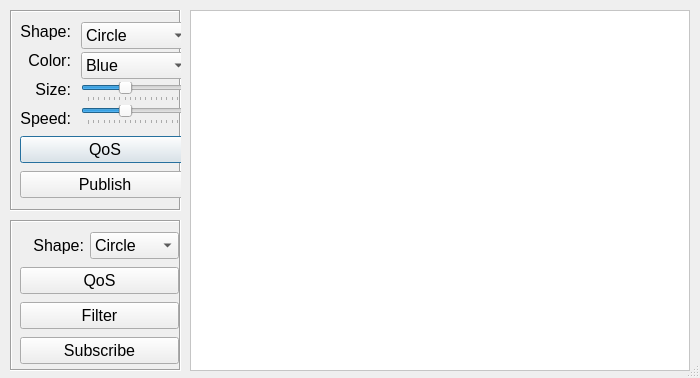
<?xml version="1.0" encoding="UTF-8"?>
<ui version="4.0">
<class>ShapesDialog</class>
<widget class="QDialog" name="ShapesDialog">
<property name="windowModality">
<enum>Qt::NonModal</enum>
</property>
<property name="enabled">
<bool>true</bool>
</property>
<property name="geometry">
<rect>
<x>0</x>
<y>0</y>
<width>700</width>
<height>378</height>
</rect>
</property>
<property name="sizePolicy">
<sizepolicy hsizetype="Fixed" vsizetype="Fixed">
<horstretch>0</horstretch>
<verstretch>0</verstretch>
</sizepolicy>
</property>
<property name="minimumSize">
<size>
<width>700</width>
<height>378</height>
</size>
</property>
<property name="maximumSize">
<size>
<width>518</width>
<height>378</height>
</size>
</property>
<property name="focusPolicy">
<enum>Qt::ClickFocus</enum>
</property>
<property name="windowTitle">
<string>OpenSplice | DDS - iShapes Demo</string>
</property>
<property name="sizeGripEnabled">
<bool>true</bool>
</property>
<property name="modal">
<bool>false</bool>
</property>
<widget class="QFrame" name="frame">
<property name="geometry">
<rect>
<x>10</x>
<y>10</y>
<width>171</width>
<height>201</height>
</rect>
</property>
<property name="font">
<font>
<family>Lucida Grande</family>
<pointsize>12</pointsize>
</font>
</property>
<property name="frameShape">
<enum>QFrame::Box</enum>
</property>
<property name="frameShadow">
<enum>QFrame::Sunken</enum>
</property>
<widget class="QWidget" name="layoutWidget">
<property name="geometry">
<rect>
<x>10</x>
<y>10</y>
<width>170</width>
<height>181</height>
</rect>
</property>
<property name="font">
<font>
<family>Lucida Grande</family>
<pointsize>12</pointsize>
</font>
</property>
<layout class="QVBoxLayout" name="verticalLayout_3">
<item>
<layout class="QHBoxLayout" name="horizontalLayout">
<property name="spacing">
<number>10</number>
</property>
<item>
<layout class="QVBoxLayout" name="verticalLayout">
<item>
<widget class="QLabel" name="wShapeLabel">
<property name="font">
<font>
<family>Lucida Grande</family>
<pointsize>12</pointsize>
<stylestrategy>PreferAntialias</stylestrategy>
<kerning>false</kerning>
</font>
</property>
<property name="layoutDirection">
<enum>Qt::LeftToRight</enum>
</property>
<property name="text">
<string>Shape:</string>
</property>
<property name="alignment">
<set>Qt::AlignRight|Qt::AlignTrailing|Qt::AlignVCenter</set>
</property>
</widget>
</item>
<item>
<widget class="QLabel" name="colorLabel">
<property name="font">
<font>
<family>Lucida Grande</family>
<pointsize>12</pointsize>
<stylestrategy>PreferAntialias</stylestrategy>
<kerning>false</kerning>
</font>
</property>
<property name="text">
<string>Color:</string>
</property>
<property name="alignment">
<set>Qt::AlignRight|Qt::AlignTrailing|Qt::AlignVCenter</set>
</property>
</widget>
</item>
<item>
<widget class="QLabel" name="label">
<property name="font">
<font>
<family>Lucida Grande</family>
<pointsize>12</pointsize>
<stylestrategy>PreferAntialias</stylestrategy>
<kerning>false</kerning>
</font>
</property>
<property name="text">
<string>Size:</string>
</property>
<property name="alignment">
<set>Qt::AlignRight|Qt::AlignTrailing|Qt::AlignVCenter</set>
</property>
</widget>
</item>
<item>
<widget class="QLabel" name="label_2">
<property name="font">
<font>
<family>Lucida Grande</family>
<pointsize>12</pointsize>
<stylestrategy>PreferAntialias</stylestrategy>
<kerning>false</kerning>
</font>
</property>
<property name="text">
<string>Speed:</string>
</property>
<property name="alignment">
<set>Qt::AlignRight|Qt::AlignTrailing|Qt::AlignVCenter</set>
</property>
</widget>
</item>
</layout>
</item>
<item>
<layout class="QVBoxLayout" name="verticalLayout_2">
<property name="spacing">
<number>3</number>
</property>
<item>
<widget class="QComboBox" name="wShapeList">
<property name="font">
<font>
<family>Lucida Grande</family>
<pointsize>12</pointsize>
<stylestrategy>PreferAntialias</stylestrategy>
<kerning>false</kerning>
</font>
</property>
<item>
<property name="text">
<string>Circle</string>
</property>
</item>
<item>
<property name="text">
<string>Square</string>
</property>
</item>
<item>
<property name="text">
<string>Triangle</string>
</property>
</item>
</widget>
</item>
<item>
<widget class="QComboBox" name="colorList">
<property name="font">
<font>
<family>Lucida Grande</family>
<pointsize>12</pointsize>
<stylestrategy>PreferAntialias</stylestrategy>
<kerning>false</kerning>
</font>
</property>
<item>
<property name="text">
<string>Blue</string>
</property>
</item>
<item>
<property name="text">
<string>Red</string>
</property>
</item>
<item>
<property name="text">
<string>Green</string>
</property>
</item>
<item>
<property name="text">
<string>Orange</string>
</property>
</item>
<item>
<property name="text">
<string>Yellow</string>
</property>
</item>
<item>
<property name="text">
<string>Magenta</string>
</property>
</item>
<item>
<property name="text">
<string>Cyan</string>
</property>
</item>
<item>
<property name="text">
<string>Gray</string>
</property>
</item>
</widget>
</item>
<item>
<widget class="QSlider" name="sizeSlider">
<property name="font">
<font>
<family>Lucida Grande</family>
<pointsize>12</pointsize>
</font>
</property>
<property name="minimum">
<number>10</number>
</property>
<property name="maximum">
<number>100</number>
</property>
<property name="singleStep">
<number>10</number>
</property>
<property name="pageStep">
<number>20</number>
</property>
<property name="value">
<number>45</number>
</property>
<property name="sliderPosition">
<number>45</number>
</property>
<property name="orientation">
<enum>Qt::Horizontal</enum>
</property>
<property name="tickPosition">
<enum>QSlider::TicksBelow</enum>
</property>
<property name="tickInterval">
<number>5</number>
</property>
</widget>
</item>
<item>
<widget class="QSlider" name="speedSlider">
<property name="font">
<font>
<family>Lucida Grande</family>
<pointsize>12</pointsize>
</font>
</property>
<property name="minimum">
<number>10</number>
</property>
<property name="maximum">
<number>100</number>
</property>
<property name="singleStep">
<number>10</number>
</property>
<property name="pageStep">
<number>20</number>
</property>
<property name="value">
<number>45</number>
</property>
<property name="sliderPosition">
<number>45</number>
</property>
<property name="orientation">
<enum>Qt::Horizontal</enum>
</property>
<property name="tickPosition">
<enum>QSlider::TicksBelow</enum>
</property>
<property name="tickInterval">
<number>5</number>
</property>
</widget>
</item>
</layout>
</item>
</layout>
</item>
<item>
<widget class="QPushButton" name="pubQosButton">
<property name="sizePolicy">
<sizepolicy hsizetype="Minimum" vsizetype="Fixed">
<horstretch>0</horstretch>
<verstretch>0</verstretch>
</sizepolicy>
</property>
<property name="font">
<font>
<family>Lucida Grande</family>
<pointsize>12</pointsize>
<stylestrategy>PreferAntialias</stylestrategy>
<kerning>false</kerning>
</font>
</property>
<property name="toolTip">
<string>&lt;!DOCTYPE HTML PUBLIC &quot;-//W3C//DTD HTML 4.0//EN&quot; &quot;http://www.w3.org/TR/REC-html40/strict.dtd&quot;&gt;
&lt;html&gt;&lt;head&gt;&lt;meta name=&quot;qrichtext&quot; content=&quot;1&quot; /&gt;&lt;style type=&quot;text/css&quot;&gt;
p, li { white-space: pre-wrap; }
&lt;/style&gt;&lt;/head&gt;&lt;body style=&quot; font-family:'Ubuntu'; font-size:10pt; font-weight:400; font-style:normal;&quot;&gt;
&lt;p style=&quot; margin-top:0px; margin-bottom:0px; margin-left:0px; margin-right:0px; -qt-block-indent:0; text-indent:0px;&quot;&gt;Click to set custom QoS&lt;/p&gt;&lt;/body&gt;&lt;/html&gt;</string>
</property>
<property name="text">
<string>QoS</string>
</property>
<property name="default">
<bool>false</bool>
</property>
<property name="flat">
<bool>false</bool>
</property>
</widget>
</item>
<item>
<widget class="QPushButton" name="createWriterButton">
<property name="sizePolicy">
<sizepolicy hsizetype="Minimum" vsizetype="Fixed">
<horstretch>0</horstretch>
<verstretch>0</verstretch>
</sizepolicy>
</property>
<property name="font">
<font>
<family>Lucida Grande</family>
<pointsize>12</pointsize>
<stylestrategy>PreferAntialias</stylestrategy>
<kerning>false</kerning>
</font>
</property>
<property name="toolTip">
<string>&lt;!DOCTYPE HTML PUBLIC &quot;-//W3C//DTD HTML 4.0//EN&quot; &quot;http://www.w3.org/TR/REC-html40/strict.dtd&quot;&gt;
&lt;html&gt;&lt;head&gt;&lt;meta name=&quot;qrichtext&quot; content=&quot;1&quot; /&gt;&lt;style type=&quot;text/css&quot;&gt;
p, li { white-space: pre-wrap; }
&lt;/style&gt;&lt;/head&gt;&lt;body style=&quot; font-family:'Ubuntu'; font-size:10pt; font-weight:400; font-style:normal;&quot;&gt;
&lt;p style=&quot; margin-top:0px; margin-bottom:0px; margin-left:0px; margin-right:0px; -qt-block-indent:0; text-indent:0px;&quot;&gt;Click Publish Topic&lt;/p&gt;&lt;/body&gt;&lt;/html&gt;</string>
</property>
<property name="text">
<string>Publish</string>
</property>
</widget>
</item>
</layout>
</widget>
</widget>
<widget class="QFrame" name="frame_2">
<property name="geometry">
<rect>
<x>10</x>
<y>220</y>
<width>171</width>
<height>151</height>
</rect>
</property>
<property name="font">
<font>
<family>Lucida Grande</family>
<pointsize>12</pointsize>
</font>
</property>
<property name="frameShape">
<enum>QFrame::Box</enum>
</property>
<property name="frameShadow">
<enum>QFrame::Sunken</enum>
</property>
<widget class="QWidget" name="layoutWidget">
<property name="geometry">
<rect>
<x>10</x>
<y>10</y>
<width>159</width>
<height>137</height>
</rect>
</property>
<property name="font">
<font>
<family>Lucida Grande</family>
<pointsize>12</pointsize>
</font>
</property>
<layout class="QVBoxLayout" name="verticalLayout_4">
<item>
<layout class="QHBoxLayout" name="horizontalLayout_2">
<item>
<widget class="QLabel" name="label_3">
<property name="font">
<font>
<family>Lucida Grande</family>
<pointsize>12</pointsize>
<stylestrategy>PreferAntialias</stylestrategy>
<kerning>false</kerning>
</font>
</property>
<property name="text">
<string>Shape:</string>
</property>
<property name="alignment">
<set>Qt::AlignRight|Qt::AlignTrailing|Qt::AlignVCenter</set>
</property>
</widget>
</item>
<item>
<widget class="QComboBox" name="rShapeList">
<property name="font">
<font>
<family>Lucida Grande</family>
<pointsize>12</pointsize>
<stylestrategy>PreferAntialias</stylestrategy>
<kerning>false</kerning>
</font>
</property>
<item>
<property name="text">
<string>Circle</string>
</property>
</item>
<item>
<property name="text">
<string>Square</string>
</property>
</item>
<item>
<property name="text">
<string>Triangle</string>
</property>
</item>
</widget>
</item>
</layout>
</item>
<item>
<widget class="QPushButton" name="subQosButton">
<property name="font">
<font>
<family>Lucida Grande</family>
<pointsize>12</pointsize>
<stylestrategy>PreferAntialias</stylestrategy>
<kerning>false</kerning>
</font>
</property>
<property name="toolTip">
<string>&lt;!DOCTYPE HTML PUBLIC &quot;-//W3C//DTD HTML 4.0//EN&quot; &quot;http://www.w3.org/TR/REC-html40/strict.dtd&quot;&gt;
&lt;html&gt;&lt;head&gt;&lt;meta name=&quot;qrichtext&quot; content=&quot;1&quot; /&gt;&lt;style type=&quot;text/css&quot;&gt;
p, li { white-space: pre-wrap; }
&lt;/style&gt;&lt;/head&gt;&lt;body style=&quot; font-family:'Ubuntu'; font-size:10pt; font-weight:400; font-style:normal;&quot;&gt;
&lt;p style=&quot; margin-top:0px; margin-bottom:0px; margin-left:0px; margin-right:0px; -qt-block-indent:0; text-indent:0px;&quot;&gt;Click to set custom QoS&lt;/p&gt;&lt;/body&gt;&lt;/html&gt;</string>
</property>
<property name="text">
<string>QoS</string>
</property>
</widget>
</item>
<item>
<widget class="QPushButton" name="filterButton">
<property name="font">
<font>
<family>Lucida Grande</family>
<pointsize>12</pointsize>
<stylestrategy>PreferAntialias</stylestrategy>
<kerning>false</kerning>
</font>
</property>
<property name="toolTip">
<string>&lt;!DOCTYPE HTML PUBLIC &quot;-//W3C//DTD HTML 4.0//EN&quot; &quot;http://www.w3.org/TR/REC-html40/strict.dtd&quot;&gt;
&lt;html&gt;&lt;head&gt;&lt;meta name=&quot;qrichtext&quot; content=&quot;1&quot; /&gt;&lt;style type=&quot;text/css&quot;&gt;
p, li { white-space: pre-wrap; }
&lt;/style&gt;&lt;/head&gt;&lt;body style=&quot; font-family:'Ubuntu'; font-size:10pt; font-weight:400; font-style:normal;&quot;&gt;
&lt;p style=&quot; margin-top:0px; margin-bottom:0px; margin-left:0px; margin-right:0px; -qt-block-indent:0; text-indent:0px;&quot;&gt;Click to set custom filters&lt;/p&gt;&lt;/body&gt;&lt;/html&gt;</string>
</property>
<property name="text">
<string>Filter</string>
</property>
</widget>
</item>
<item>
<widget class="QPushButton" name="createReaderButton">
<property name="font">
<font>
<family>Lucida Grande</family>
<pointsize>12</pointsize>
<stylestrategy>PreferAntialias</stylestrategy>
<kerning>false</kerning>
</font>
</property>
<property name="toolTip">
<string>&lt;!DOCTYPE HTML PUBLIC &quot;-//W3C//DTD HTML 4.0//EN&quot; &quot;http://www.w3.org/TR/REC-html40/strict.dtd&quot;&gt;
&lt;html&gt;&lt;head&gt;&lt;meta name=&quot;qrichtext&quot; content=&quot;1&quot; /&gt;&lt;style type=&quot;text/css&quot;&gt;
p, li { white-space: pre-wrap; }
&lt;/style&gt;&lt;/head&gt;&lt;body style=&quot; font-family:'Ubuntu'; font-size:10pt; font-weight:400; font-style:normal;&quot;&gt;
&lt;p style=&quot; margin-top:0px; margin-bottom:0px; margin-left:0px; margin-right:0px; -qt-block-indent:0; text-indent:0px;&quot;&gt;Click Subscribe to Topic&lt;/p&gt;&lt;/body&gt;&lt;/html&gt;</string>
</property>
<property name="text">
<string>Subscribe</string>
</property>
</widget>
</item>
</layout>
</widget>
</widget>
<widget class="QFrame" name="renderFrame">
<property name="geometry">
<rect>
<x>190</x>
<y>10</y>
<width>500</width>
<height>361</height>
</rect>
</property>
<property name="sizePolicy">
<sizepolicy hsizetype="Preferred" vsizetype="Preferred">
<horstretch>0</horstretch>
<verstretch>0</verstretch>
</sizepolicy>
</property>
<property name="minimumSize">
<size>
<width>500</width>
<height>360</height>
</size>
</property>
<property name="maximumSize">
<size>
<width>500</width>
<height>380</height>
</size>
</property>
<property name="palette">
<palette>
<active>
<colorrole role="Base">
<brush brushstyle="SolidPattern">
<color alpha="255">
<red>255</red>
<green>255</green>
<blue>255</blue>
</color>
</brush>
</colorrole>
<colorrole role="Window">
<brush brushstyle="SolidPattern">
<color alpha="255">
<red>255</red>
<green>255</green>
<blue>255</blue>
</color>
</brush>
</colorrole>
</active>
<inactive>
<colorrole role="Base">
<brush brushstyle="SolidPattern">
<color alpha="255">
<red>255</red>
<green>255</green>
<blue>255</blue>
</color>
</brush>
</colorrole>
<colorrole role="Window">
<brush brushstyle="SolidPattern">
<color alpha="255">
<red>255</red>
<green>255</green>
<blue>255</blue>
</color>
</brush>
</colorrole>
</inactive>
<disabled>
<colorrole role="Base">
<brush brushstyle="SolidPattern">
<color alpha="255">
<red>255</red>
<green>255</green>
<blue>255</blue>
</color>
</brush>
</colorrole>
<colorrole role="Window">
<brush brushstyle="SolidPattern">
<color alpha="255">
<red>255</red>
<green>255</green>
<blue>255</blue>
</color>
</brush>
</colorrole>
</disabled>
</palette>
</property>
<property name="font">
<font>
<family>Lucida Grande</family>
<pointsize>12</pointsize>
</font>
</property>
<property name="autoFillBackground">
<bool>true</bool>
</property>
<property name="frameShape">
<enum>QFrame::StyledPanel</enum>
</property>
<property name="frameShadow">
<enum>QFrame::Raised</enum>
</property>
</widget>
<zorder>frame_2</zorder>
<zorder>renderFrame</zorder>
<zorder>frame</zorder>
</widget>
<resources/>
<connections>
<connection>
<sender>createWriterButton</sender>
<signal>clicked()</signal>
<receiver>ShapesDialog</receiver>
<slot>onPublishButtonClicked()</slot>
<hints>
<hint type="sourcelabel">
<x>107</x>
<y>221</y>
</hint>
<hint type="destinationlabel">
<x>111</x>
<y>220</y>
</hint>
</hints>
</connection>
<connection>
<sender>createReaderButton</sender>
<signal>clicked()</signal>
<receiver>ShapesDialog</receiver>
<slot>onSubscribeButtonClicked()</slot>
<hints>
<hint type="sourcelabel">
<x>85</x>
<y>346</y>
</hint>
<hint type="destinationlabel">
<x>89</x>
<y>350</y>
</hint>
</hints>
</connection>
<connection>
<sender>pubQosButton</sender>
<signal>clicked()</signal>
<receiver>ShapesDialog</receiver>
<slot>onWriterQosButtonClicked()</slot>
<hints>
<hint type="sourcelabel">
<x>126</x>
<y>172</y>
</hint>
<hint type="destinationlabel">
<x>181</x>
<y>425</y>
</hint>
</hints>
</connection>
<connection>
<sender>subQosButton</sender>
<signal>clicked()</signal>
<receiver>ShapesDialog</receiver>
<slot>onReaderQosButtonClicked()</slot>
<hints>
<hint type="sourcelabel">
<x>143</x>
<y>292</y>
</hint>
<hint type="destinationlabel">
<x>155</x>
<y>522</y>
</hint>
</hints>
</connection>
<connection>
<sender>filterButton</sender>
<signal>clicked()</signal>
<receiver>ShapesDialog</receiver>
<slot>onFilterButtonClicked()</slot>
<hints>
<hint type="sourcelabel">
<x>100</x>
<y>312</y>
</hint>
<hint type="destinationlabel">
<x>354</x>
<y>189</y>
</hint>
</hints>
</connection>
</connections>
<slots>
<slot>onPublishButtonClicked()</slot>
<slot>onSubscribeButtonClicked()</slot>
<slot>onWriterQosButtonClicked()</slot>
<slot>onReaderQosButtonClicked()</slot>
<slot>onFilterButtonClicked()</slot>
</slots>
</ui>
